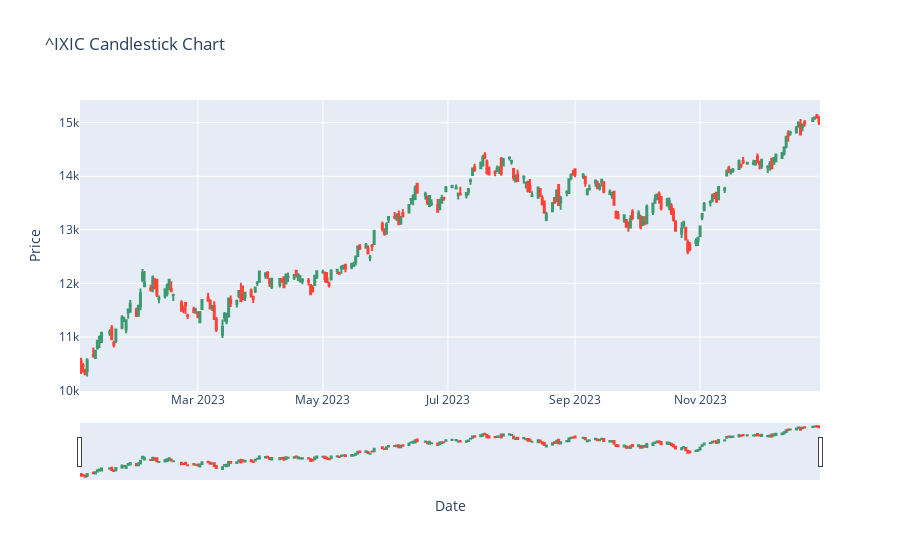

Source (notebook cell):
### Code cell
# Import required libraries
import yfinance as yf
import pandas as pd
import plotly.graph_objects as go
from plotly.offline import init_notebook_mode, iplot

# Enable Plotly's offline mode for Jupyter Notebook
init_notebook_mode(connected=True)

# Define the stock symbol and time range
stock_symbol = "^IXIC"  # NASDAQ Composite
start_date = "2023-01-01"
end_date = "2023-12-31"

# Fetch the stock data
nasdaq_data = yf.download(stock_symbol, start=start_date, end=end_date)

# Reset the index to make 'Date' a column
nasdaq_data.reset_index(inplace=True)

# Clean column names by renaming them
nasdaq_data.columns = ['Date', 'Close', 'High', 'Low', 'Open', 'Volume']

# Drop rows with NaN values (if any)
nasdaq_data = nasdaq_data.dropna()

# Create the candlestick chart
fig = go.Figure(data=[go.Candlestick(
    x=nasdaq_data['Date'],  # X-axis: Dates
    open=nasdaq_data['Open'],  # Open prices
    high=nasdaq_data['High'],  # High prices
    low=nasdaq_data['Low'],  # Low prices
    close=nasdaq_data['Close']  # Close prices
)])

# Customize the chart layout
fig.update_layout(
    title=f'{stock_symbol} Candlestick Chart',
    xaxis_title='Date',
    yaxis_title='Price',
    xaxis_rangeslider_visible=True,  # Enable range slider
    height=800  # Set chart height
)

# Display the chart
iplot(fig)

### Figure 1 — Plotly figure (JSON) as saved in the notebook; plotly's stock layout.template omitted (floating-point values rounded to 4 significant figures; data arrays with more than 128 entries replaced by an {"elided": "..."} marker saying what was removed)
{"data": [{"close": {"elided": "250 float values"}, "high": {"elided": "250 float values"}, "low": {"elided": "250 float values"}, "open": {"elided": "250 float values"}, "type": "candlestick", "x": {"elided": "250 str values"}}], "layout": {"autosize": true, "title": {"text": "^IXIC Candlestick Chart"}, "xaxis": {"autorange": true, "range": ["2023-01-02 12:00", "2023-12-29 12:00"], "rangeslider": {"autorange": true, "range": ["2023-01-02 12:00", "2023-12-29 12:00"], "visible": true, "yaxis": {"_template": null, "rangemode": "match"}}, "title": {"text": "Date"}, "type": "date"}, "yaxis": {"autorange": true, "range": [9994.0, 15420.0], "title": {"text": "Price"}}}}
